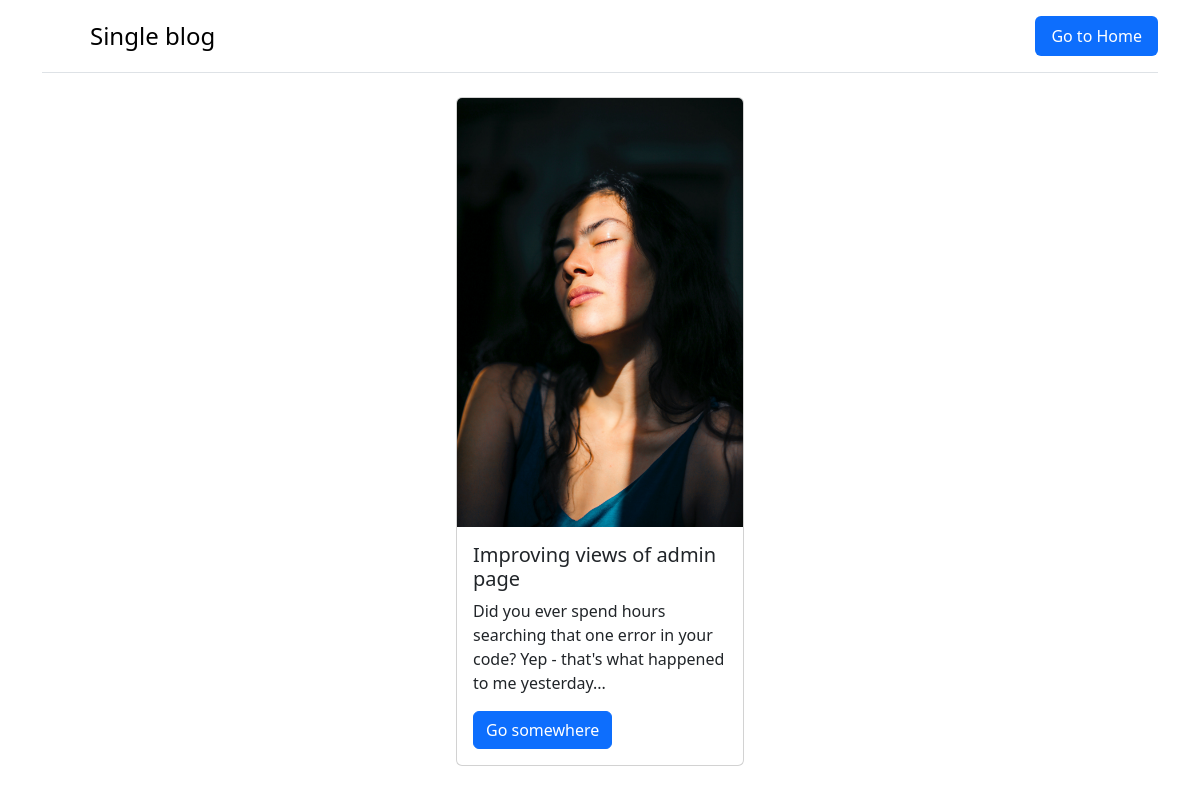
/projects/improving-views-of-admin-page, run on the app's committed database.
### blog/models.py (models this page shows, shortened)
class Post(models.Model):
    title = models.CharField(max_length=100)
    excerpt = models.CharField(max_length=500)
    image_name = models.CharField(max_length=200)
    date = models.DateField(auto_now_add=True)
    content = models.CharField(max_length=900)
    author = models.ForeignKey(Author, on_delete=models.CASCADE, null=False)
    tags = models.ManyToManyField(Tag, null=False, default="")
    slug = models.SlugField(unique=True, db_index=True)

### blog/views.py (the view)
# urls.py: path("projects/<slug:slug>", views.single_blog, name="single_blog"),
def single_blog(request, slug):
    single_post = get_object_or_404(Post, slug=slug)
    return render(request, "blog/single_blog.html", {
        "single_posts": single_post
    })

### blog/templates/blog/single_blog.html (shortened to what this page needs)
{% load static %}
<!DOCTYPE html>
<html lang="en">
<head>
    <link rel="stylesheet" href="{% static './css/bootstrap.css'%}">
</head>
<body>
  <div class="container">
    <header class="d-flex flex-wrap justify-content-center py-3 mb-4 border-bottom">
      <a href="/" class="d-flex align-items-center mb-3 mb-md-0 me-md-auto link-body-emphasis text-decoration-none">
        <svg class="bi me-2" width="40" height="32"><use xlink:href="#bootstrap"></use></svg>
        <span class="fs-4">Single blog</span>
      </a>
      <ul class="nav nav-pills">
        <li class="nav-item"><a href="{% url "home" %}" class="nav-link active" aria-current="page">Go to Home</a></li>
      </ul>
    </header>
  </div>
  <div styles="margin-top: 500px">
  <div class="d-flex justify-content-around">
    <div class="card" style="width: 18rem;">
        <img src="{% static './images/'|add:single_posts.image_name %}" class="card-img-top" alt="...">
        <div class="card-body">
          <h5 class="card-title">{{ single_posts.title }}</h5>
          <p class="card-text">{{ single_posts.excerpt }}</p>
          <a href="#" class="btn btn-primary">Go somewhere</a>
        </div>
      </div>
    </div>
  </div>
</body>
</html>

### data on the page
Post: image_name (picture), title "Improving views of admin page", excerpt "Did you ever spend hours searching that one error in your code? Yep - that's what happened to me yesterday..."
